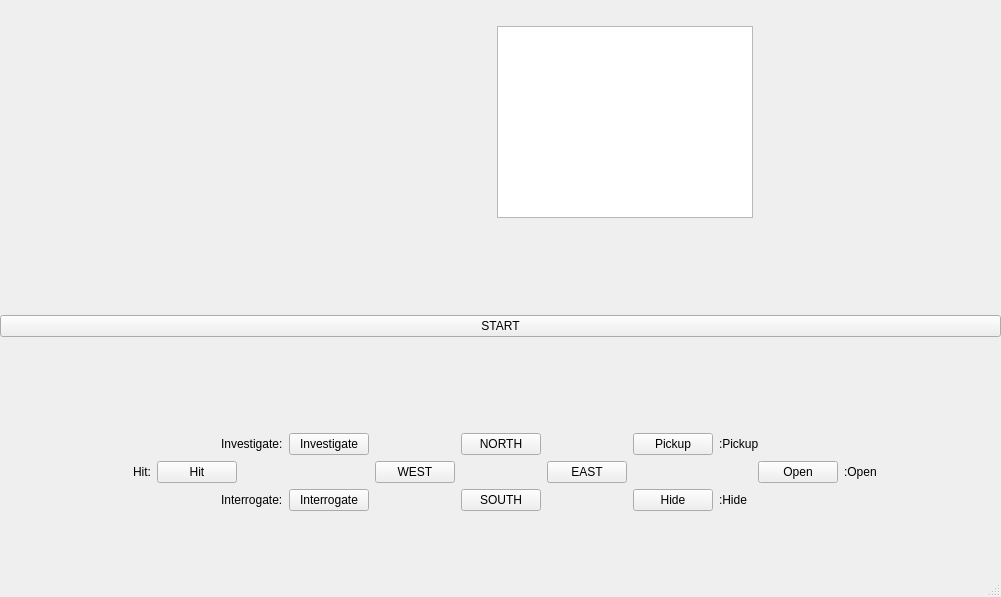
<?xml version="1.0" encoding="UTF-8"?>
<ui version="4.0">
 <class>MainWindow</class>
 <widget class="QMainWindow" name="MainWindow">
  <property name="geometry">
   <rect>
    <x>0</x>
    <y>0</y>
    <width>1001</width>
    <height>597</height>
   </rect>
  </property>
  <property name="windowTitle">
   <string>MainWindow</string>
  </property>
  <widget class="QWidget" name="centralwidget">
   <widget class="QWidget" name="verticalLayoutWidget">
    <property name="geometry">
     <rect>
      <x>0</x>
      <y>0</y>
      <width>1001</width>
      <height>551</height>
     </rect>
    </property>
    <layout class="QVBoxLayout" name="verticalLayout">
     <item>
      <layout class="QHBoxLayout" name="horizontalLayout">
       <item>
        <spacer name="horizontalSpacer_5">
         <property name="orientation">
          <enum>Qt::Horizontal</enum>
         </property>
         <property name="sizeHint" stdset="0">
          <size>
           <width>40</width>
           <height>20</height>
          </size>
         </property>
        </spacer>
       </item>
       <item>
        <widget class="QLabel" name="Title_img">
         <property name="text">
          <string/>
         </property>
        </widget>
       </item>
       <item>
        <spacer name="horizontalSpacer_6">
         <property name="orientation">
          <enum>Qt::Horizontal</enum>
         </property>
         <property name="sizeHint" stdset="0">
          <size>
           <width>40</width>
           <height>20</height>
          </size>
         </property>
        </spacer>
       </item>
      </layout>
     </item>
     <item>
      <layout class="QHBoxLayout" name="horizontalLayout_5">
       <item>
        <spacer name="horizontalSpacer_13">
         <property name="orientation">
          <enum>Qt::Horizontal</enum>
         </property>
         <property name="sizeHint" stdset="0">
          <size>
           <width>40</width>
           <height>20</height>
          </size>
         </property>
        </spacer>
       </item>
       <item>
        <layout class="QHBoxLayout" name="horizontalLayout_10"/>
       </item>
       <item>
        <layout class="QGridLayout" name="gridLayout"/>
       </item>
       <item>
        <spacer name="horizontalSpacer_3">
         <property name="orientation">
          <enum>Qt::Horizontal</enum>
         </property>
         <property name="sizeHint" stdset="0">
          <size>
           <width>40</width>
           <height>20</height>
          </size>
         </property>
        </spacer>
       </item>
       <item>
        <widget class="QPlainTextEdit" name="plainTextEdit">
         <property name="readOnly">
          <bool>true</bool>
         </property>
        </widget>
       </item>
       <item>
        <spacer name="horizontalSpacer_4">
         <property name="orientation">
          <enum>Qt::Horizontal</enum>
         </property>
         <property name="sizeHint" stdset="0">
          <size>
           <width>40</width>
           <height>20</height>
          </size>
         </property>
        </spacer>
       </item>
      </layout>
     </item>
     <item>
      <spacer name="verticalSpacer">
       <property name="orientation">
        <enum>Qt::Vertical</enum>
       </property>
       <property name="sizeHint" stdset="0">
        <size>
         <width>20</width>
         <height>40</height>
        </size>
       </property>
      </spacer>
     </item>
     <item>
      <widget class="QPushButton" name="Start">
       <property name="text">
        <string>START</string>
       </property>
      </widget>
     </item>
     <item>
      <spacer name="verticalSpacer_2">
       <property name="orientation">
        <enum>Qt::Vertical</enum>
       </property>
       <property name="sizeHint" stdset="0">
        <size>
         <width>20</width>
         <height>40</height>
        </size>
       </property>
      </spacer>
     </item>
     <item>
      <layout class="QVBoxLayout" name="verticalLayout_2"/>
     </item>
     <item>
      <layout class="QHBoxLayout" name="horizontalLayout_2">
       <item>
        <layout class="QGridLayout" name="gridLayout_4">
         <item row="0" column="4">
          <layout class="QHBoxLayout" name="horizontalLayout_6">
           <item>
            <widget class="QPushButton" name="Pickup">
             <property name="text">
              <string>Pickup</string>
             </property>
            </widget>
           </item>
           <item>
            <widget class="QLabel" name="label_3">
             <property name="text">
              <string>:Pickup</string>
             </property>
            </widget>
           </item>
           <item>
            <spacer name="horizontalSpacer_9">
             <property name="orientation">
              <enum>Qt::Horizontal</enum>
             </property>
             <property name="sizeHint" stdset="0">
              <size>
               <width>40</width>
               <height>20</height>
              </size>
             </property>
            </spacer>
           </item>
          </layout>
         </item>
         <item row="2" column="4">
          <layout class="QHBoxLayout" name="horizontalLayout_7">
           <item>
            <widget class="QPushButton" name="Hide">
             <property name="text">
              <string>Hide</string>
             </property>
            </widget>
           </item>
           <item>
            <widget class="QLabel" name="label_4">
             <property name="text">
              <string>:Hide</string>
             </property>
            </widget>
           </item>
           <item>
            <spacer name="horizontalSpacer_10">
             <property name="orientation">
              <enum>Qt::Horizontal</enum>
             </property>
             <property name="sizeHint" stdset="0">
              <size>
               <width>40</width>
               <height>20</height>
              </size>
             </property>
            </spacer>
           </item>
          </layout>
         </item>
         <item row="1" column="3">
          <widget class="QPushButton" name="East">
           <property name="text">
            <string>EAST</string>
           </property>
          </widget>
         </item>
         <item row="0" column="0">
          <layout class="QHBoxLayout" name="horizontalLayout_3">
           <item>
            <spacer name="horizontalSpacer_7">
             <property name="orientation">
              <enum>Qt::Horizontal</enum>
             </property>
             <property name="sizeHint" stdset="0">
              <size>
               <width>40</width>
               <height>20</height>
              </size>
             </property>
            </spacer>
           </item>
           <item>
            <widget class="QLabel" name="label">
             <property name="text">
              <string>Investigate:</string>
             </property>
            </widget>
           </item>
           <item>
            <widget class="QPushButton" name="Investigate">
             <property name="text">
              <string>Investigate</string>
             </property>
            </widget>
           </item>
          </layout>
         </item>
         <item row="1" column="1">
          <widget class="QPushButton" name="West">
           <property name="text">
            <string>WEST</string>
           </property>
          </widget>
         </item>
         <item row="0" column="2">
          <widget class="QPushButton" name="North">
           <property name="text">
            <string>NORTH</string>
           </property>
          </widget>
         </item>
         <item row="2" column="2">
          <widget class="QPushButton" name="South">
           <property name="text">
            <string>SOUTH</string>
           </property>
          </widget>
         </item>
         <item row="2" column="0">
          <layout class="QHBoxLayout" name="horizontalLayout_4">
           <item>
            <spacer name="horizontalSpacer_8">
             <property name="orientation">
              <enum>Qt::Horizontal</enum>
             </property>
             <property name="sizeHint" stdset="0">
              <size>
               <width>40</width>
               <height>20</height>
              </size>
             </property>
            </spacer>
           </item>
           <item>
            <widget class="QLabel" name="label_2">
             <property name="text">
              <string>Interrogate:</string>
             </property>
            </widget>
           </item>
           <item>
            <widget class="QPushButton" name="Interrogate">
             <property name="text">
              <string>Interrogate</string>
             </property>
            </widget>
           </item>
          </layout>
         </item>
         <item row="3" column="2">
          <spacer name="verticalSpacer_3">
           <property name="orientation">
            <enum>Qt::Vertical</enum>
           </property>
           <property name="sizeHint" stdset="0">
            <size>
             <width>20</width>
             <height>40</height>
            </size>
           </property>
          </spacer>
         </item>
         <item row="1" column="4">
          <layout class="QHBoxLayout" name="horizontalLayout_8">
           <item>
            <spacer name="horizontalSpacer_2">
             <property name="orientation">
              <enum>Qt::Horizontal</enum>
             </property>
             <property name="sizeHint" stdset="0">
              <size>
               <width>40</width>
               <height>20</height>
              </size>
             </property>
            </spacer>
           </item>
           <item>
            <widget class="QPushButton" name="Open">
             <property name="text">
              <string>Open</string>
             </property>
            </widget>
           </item>
           <item>
            <widget class="QLabel" name="label_5">
             <property name="text">
              <string>:Open</string>
             </property>
            </widget>
           </item>
           <item>
            <spacer name="horizontalSpacer_11">
             <property name="orientation">
              <enum>Qt::Horizontal</enum>
             </property>
             <property name="sizeHint" stdset="0">
              <size>
               <width>40</width>
               <height>20</height>
              </size>
             </property>
            </spacer>
           </item>
          </layout>
         </item>
         <item row="1" column="0">
          <layout class="QHBoxLayout" name="horizontalLayout_9">
           <item>
            <spacer name="horizontalSpacer">
             <property name="orientation">
              <enum>Qt::Horizontal</enum>
             </property>
             <property name="sizeHint" stdset="0">
              <size>
               <width>40</width>
               <height>20</height>
              </size>
             </property>
            </spacer>
           </item>
           <item>
            <widget class="QLabel" name="label_6">
             <property name="text">
              <string>Hit:</string>
             </property>
            </widget>
           </item>
           <item>
            <widget class="QPushButton" name="Hit">
             <property name="text">
              <string>Hit</string>
             </property>
            </widget>
           </item>
           <item>
            <spacer name="horizontalSpacer_12">
             <property name="orientation">
              <enum>Qt::Horizontal</enum>
             </property>
             <property name="sizeHint" stdset="0">
              <size>
               <width>40</width>
               <height>20</height>
              </size>
             </property>
            </spacer>
           </item>
          </layout>
         </item>
        </layout>
       </item>
      </layout>
     </item>
    </layout>
   </widget>
  </widget>
  <widget class="QMenuBar" name="menubar">
   <property name="geometry">
    <rect>
     <x>0</x>
     <y>0</y>
     <width>1001</width>
     <height>21</height>
    </rect>
   </property>
  </widget>
  <widget class="QStatusBar" name="statusbar"/>
 </widget>
 <resources/>
 <connections/>
</ui>
